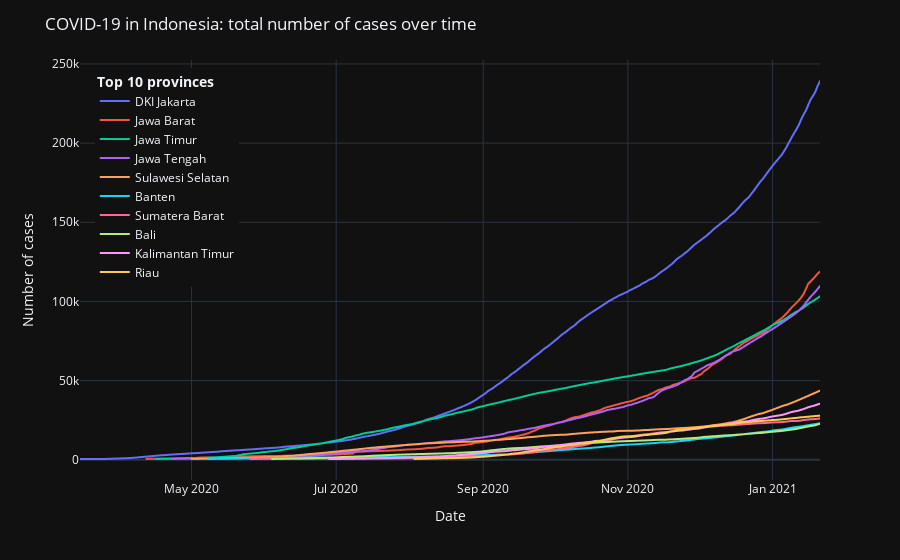

The notebook cell saved with this chart:
### Code cell
pd.options.mode.chained_assignment = None
limit = 10
group = data.groupby(ColumnsData.province)
t = group.tail(1).sort_values(ColumnsData.cases, ascending=False).set_index(ColumnsData.province).drop(
    columns=[ColumnsData.date])

s = data[(data[ColumnsData.province].isin([i for i in t.index[:limit]]))]
s = s[(s[ColumnsData.cases] >= 500)]

# vis_lp = visualization line plot
vis_lp2 = px.line(s, x=ColumnsData.date, y=ColumnsData.cases, color=ColumnsData.province, template="plotly_dark")
vis_lp2.update_layout(title='COVID-19 in Indonesia: total number of cases over time',
                      xaxis_title=ColumnsData.date, yaxis_title='Number of cases',
                      legend_title='<b>Top %s provinces</b>' % limit,
                      legend=dict(x=0.02, y=0.98))
vis_lp2.show()

### Figure 1 — Plotly figure (JSON) as saved in the notebook; plotly's stock layout.template omitted (floating-point values rounded to 4 significant figures; data arrays with more than 128 entries replaced by an {"elided": "..."} marker saying what was removed)
{"data": [{"hovertemplate": "Province=DKI Jakarta<br>Date=%{x}<br>Total Cases=%{y}<extra></extra>", "legendgroup": "DKI Jakarta", "line": {"color": "#636efa", "dash": "solid"}, "mode": "lines", "name": "DKI Jakarta", "showlegend": true, "type": "scattergl", "x": {"elided": "313 str values"}, "xaxis": "x", "y": {"elided": "313 int values"}, "yaxis": "y"}, {"hovertemplate": "Province=Jawa Barat<br>Date=%{x}<br>Total Cases=%{y}<extra></extra>", "legendgroup": "Jawa Barat", "line": {"color": "#EF553B", "dash": "solid"}, "mode": "lines", "name": "Jawa Barat", "showlegend": true, "type": "scattergl", "x": {"elided": "285 str values"}, "xaxis": "x", "y": {"elided": "285 int values"}, "yaxis": "y"}, {"hovertemplate": "Province=Jawa Timur<br>Date=%{x}<br>Total Cases=%{y}<extra></extra>", "legendgroup": "Jawa Timur", "line": {"color": "#00cc96", "dash": "solid"}, "mode": "lines", "name": "Jawa Timur", "showlegend": true, "type": "scattergl", "x": {"elided": "281 str values"}, "xaxis": "x", "y": {"elided": "281 int values"}, "yaxis": "y"}, {"hovertemplate": "Province=Jawa Tengah<br>Date=%{x}<br>Total Cases=%{y}<extra></extra>", "legendgroup": "Jawa Tengah", "line": {"color": "#ab63fa", "dash": "solid"}, "mode": "lines", "name": "Jawa Tengah", "showlegend": true, "type": "scattergl", "x": {"elided": "274 str values"}, "xaxis": "x", "y": {"elided": "274 int values"}, "yaxis": "y"}, {"hovertemplate": "Province=Sulawesi Selatan<br>Date=%{x}<br>Total Cases=%{y}<extra></extra>", "legendgroup": "Sulawesi Selatan", "line": {"color": "#FFA15A", "dash": "solid"}, "mode": "lines", "name": "Sulawesi Selatan", "showlegend": true, "type": "scattergl", "x": {"elided": "266 str values"}, "xaxis": "x", "y": {"elided": "266 int values"}, "yaxis": "y"}, {"hovertemplate": "Province=Banten<br>Date=%{x}<br>Total Cases=%{y}<extra></extra>", "legendgroup": "Banten", "line": {"color": "#19d3f3", "dash": "solid"}, "mode": "lines", "name": "Banten", "showlegend": true, "type": "scattergl", "x": {"elided": "259 str values"}, "xaxis": "x", "y": {"elided": "259 int values"}, "yaxis": "y"}, {"hovertemplate": "Province=Sumatera Barat<br>Date=%{x}<br>Total Cases=%{y}<extra></extra>", "legendgroup": "Sumatera Barat", "line": {"color": "#FF6692", "dash": "solid"}, "mode": "lines", "name": "Sumatera Barat", "showlegend": true, "type": "scattergl", "x": {"elided": "241 str values"}, "xaxis": "x", "y": {"elided": "241 int values"}, "yaxis": "y"}, {"hovertemplate": "Province=Bali<br>Date=%{x}<br>Total Cases=%{y}<extra></extra>", "legendgroup": "Bali", "line": {"color": "#B6E880", "dash": "solid"}, "mode": "lines", "name": "Bali", "showlegend": true, "type": "scattergl", "x": {"elided": "232 str values"}, "xaxis": "x", "y": {"elided": "232 int values"}, "yaxis": "y"}, {"hovertemplate": "Province=Kalimantan Timur<br>Date=%{x}<br>Total Cases=%{y}<extra></extra>", "legendgroup": "Kalimantan Timur", "line": {"color": "#FF97FF", "dash": "solid"}, "mode": "lines", "name": "Kalimantan Timur", "showlegend": true, "type": "scattergl", "x": {"elided": "208 str values"}, "xaxis": "x", "y": {"elided": "208 int values"}, "yaxis": "y"}, {"hovertemplate": "Province=Riau<br>Date=%{x}<br>Total Cases=%{y}<extra></extra>", "legendgroup": "Riau", "line": {"color": "#FECB52", "dash": "solid"}, "mode": "lines", "name": "Riau", "showlegend": true, "type": "scattergl", "x": {"elided": "172 str values"}, "xaxis": "x", "y": {"elided": "172 int values"}, "yaxis": "y"}], "layout": {"autosize": true, "legend": {"title": {"text": "<b>Top 10 provinces</b>"}, "tracegroupgap": 0, "x": 0.02, "y": 0.98}, "margin": {"t": 60}, "title": {"text": "COVID-19 in Indonesia: total number of cases over time"}, "xaxis": {"anchor": "y", "autorange": true, "domain": [0, 1], "range": ["2020-03-15", "2021-01-21"], "title": {"text": "Date"}, "type": "date"}, "yaxis": {"anchor": "x", "autorange": true, "domain": [0, 1], "range": [-12760.0, 252500.0], "title": {"text": "Number of cases"}, "type": "linear"}}}
